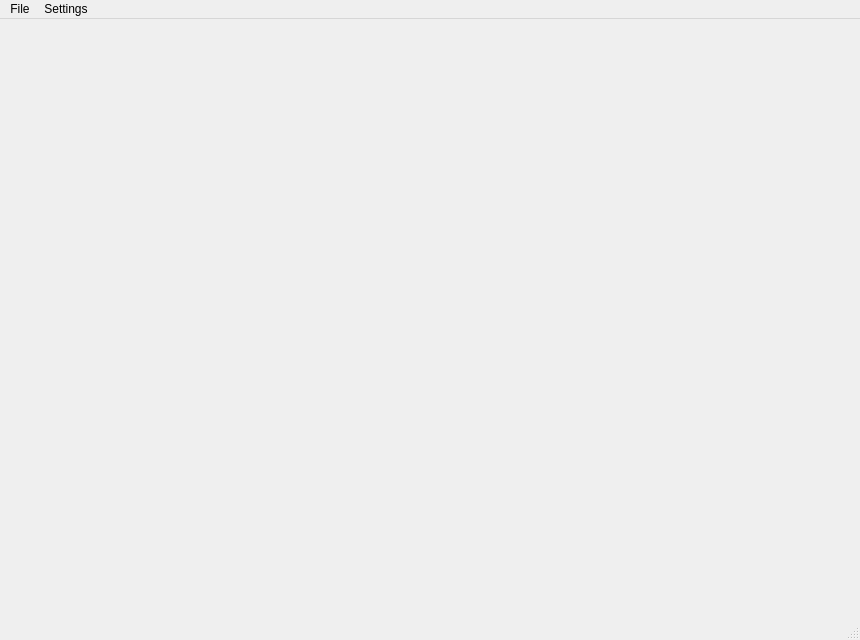
<?xml version="1.0" encoding="UTF-8"?>
<ui version="4.0">
 <class>MainWindow</class>
 <widget class="QMainWindow" name="MainWindow">
  <property name="windowModality">
   <enum>Qt::NonModal</enum>
  </property>
  <property name="geometry">
   <rect>
    <x>0</x>
    <y>0</y>
    <width>860</width>
    <height>640</height>
   </rect>
  </property>
  <property name="sizePolicy">
   <sizepolicy hsizetype="MinimumExpanding" vsizetype="Ignored">
    <horstretch>1</horstretch>
    <verstretch>1</verstretch>
   </sizepolicy>
  </property>
  <property name="minimumSize">
   <size>
    <width>860</width>
    <height>640</height>
   </size>
  </property>
  <property name="maximumSize">
   <size>
    <width>1280</width>
    <height>720</height>
   </size>
  </property>
  <property name="windowTitle">
   <string>Oggex</string>
  </property>
  <widget class="QWidget" name="centralwidget">
   <property name="sizePolicy">
    <sizepolicy hsizetype="MinimumExpanding" vsizetype="MinimumExpanding">
     <horstretch>1</horstretch>
     <verstretch>1</verstretch>
    </sizepolicy>
   </property>
   <property name="minimumSize">
    <size>
     <width>860</width>
     <height>640</height>
    </size>
   </property>
   <property name="maximumSize">
    <size>
     <width>1280</width>
     <height>720</height>
    </size>
   </property>
   <widget class="QWidget" name="verticalLayoutWidget">
    <property name="geometry">
     <rect>
      <x>109</x>
      <y>59</y>
      <width>671</width>
      <height>521</height>
     </rect>
    </property>
    <layout class="QVBoxLayout" name="verticalLayout">
     <property name="sizeConstraint">
      <enum>QLayout::SetNoConstraint</enum>
     </property>
     <item>
      <widget class="HomeWidget" name="widget" native="true"/>
     </item>
    </layout>
   </widget>
  </widget>
  <widget class="QMenuBar" name="menubar">
   <property name="geometry">
    <rect>
     <x>0</x>
     <y>0</y>
     <width>860</width>
     <height>22</height>
    </rect>
   </property>
   <widget class="QMenu" name="menuFile">
    <property name="title">
     <string>File</string>
    </property>
    <addaction name="actionAbout"/>
    <addaction name="actionLicense"/>
    <addaction name="actionQuit"/>
   </widget>
   <widget class="QMenu" name="menuSettings">
    <property name="title">
     <string>Settings</string>
    </property>
    <addaction name="actionPreferences"/>
   </widget>
   <addaction name="menuFile"/>
   <addaction name="menuSettings"/>
  </widget>
  <widget class="QStatusBar" name="statusbar"/>
  <action name="actionPreferences">
   <property name="text">
    <string>Settings</string>
   </property>
  </action>
  <action name="actionAbout">
   <property name="text">
    <string>About</string>
   </property>
  </action>
  <action name="actionLicense">
   <property name="text">
    <string>License</string>
   </property>
  </action>
  <action name="actionQuit">
   <property name="text">
    <string>Quit</string>
   </property>
  </action>
 </widget>
 <customwidgets>
  <customwidget>
   <class>HomeWidget</class>
   <extends>QWidget</extends>
   <header>homewidget.h</header>
   <container>1</container>
  </customwidget>
 </customwidgets>
 <resources/>
 <connections>
  <connection>
   <sender>actionQuit</sender>
   <signal>triggered()</signal>
   <receiver>MainWindow</receiver>
   <slot>close()</slot>
   <hints>
    <hint type="sourcelabel">
     <x>-1</x>
     <y>-1</y>
    </hint>
    <hint type="destinationlabel">
     <x>429</x>
     <y>319</y>
    </hint>
   </hints>
  </connection>
 </connections>
</ui>
